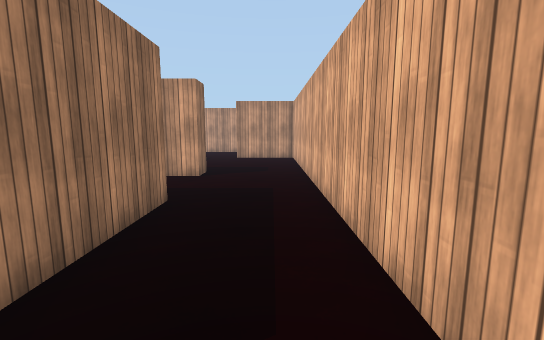
View 1 (above)

19 first-person views from a walk through a Unity game level. The camera is 1.4 m above the floor, tilts 8° down and sees 90° across. The floor is counted in squares, 1 m on a side. Each view is taken from the middle of a square. On the plan, view 1 faces up. The plan holds only what a view shows up to about 13 squares ahead; the rest is blank. The player is left out. Surface patterns are stand-ins for the level's own textures.

View 2
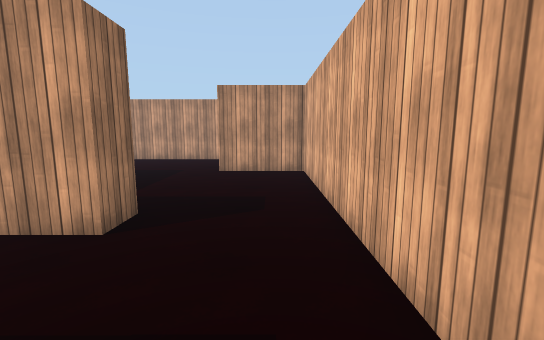

View 3
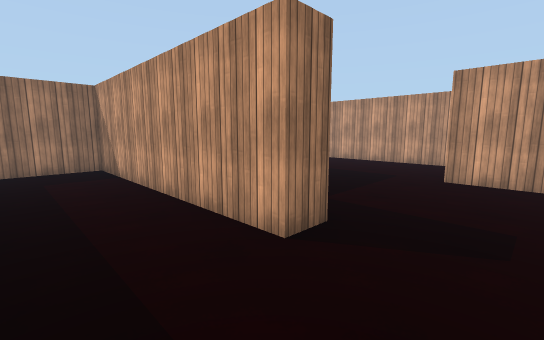

View 4
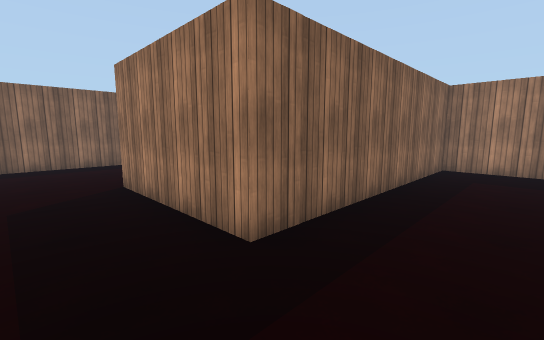

View 5
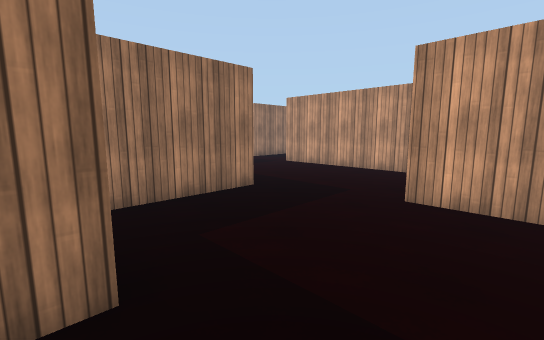

View 6
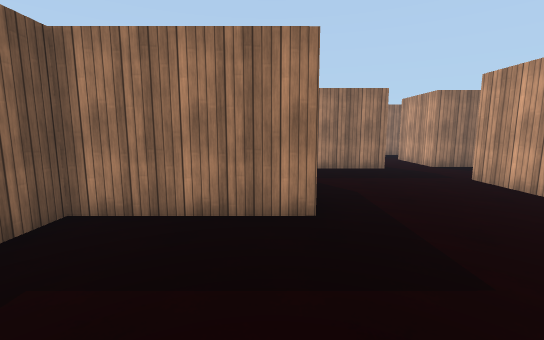

View 7
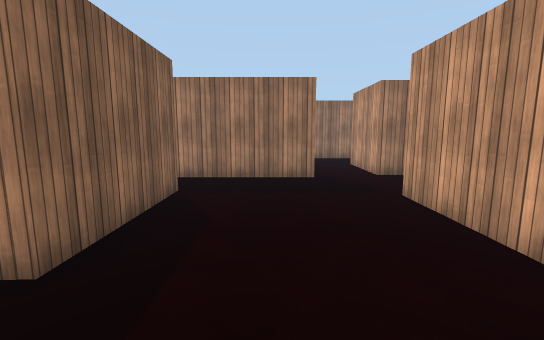

View 8
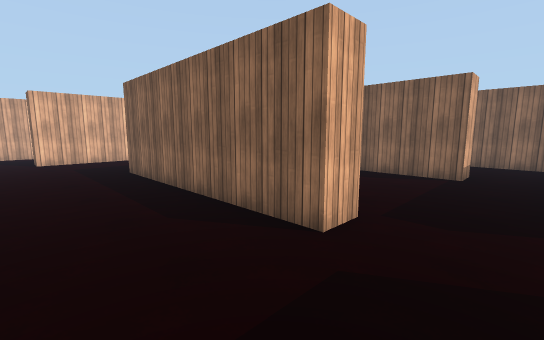

View 9
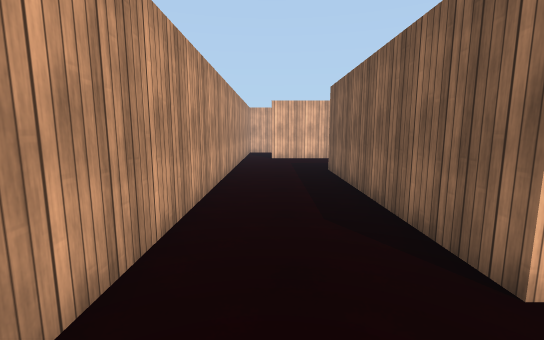

View 10
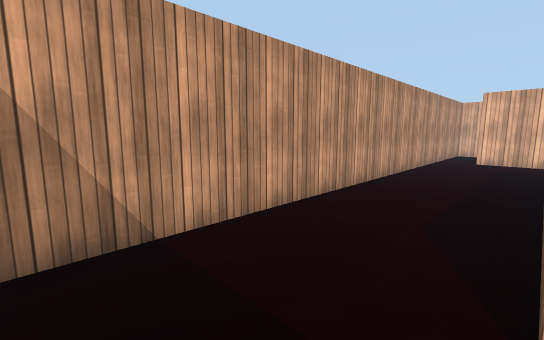

View 11
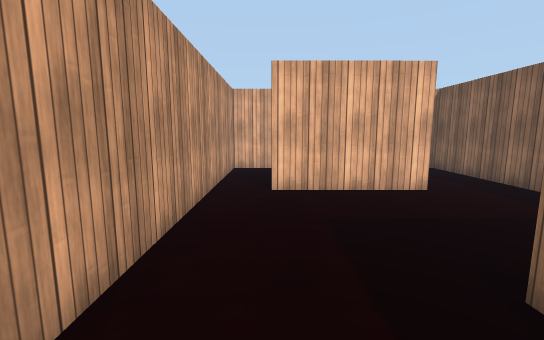

View 12
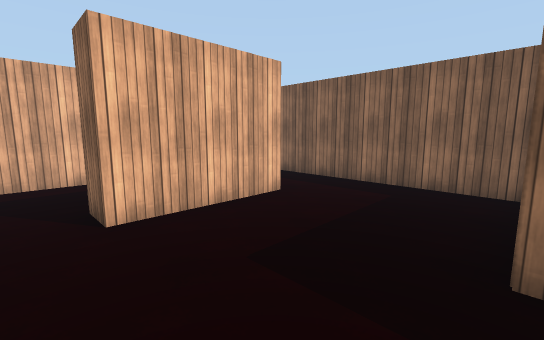

View 13
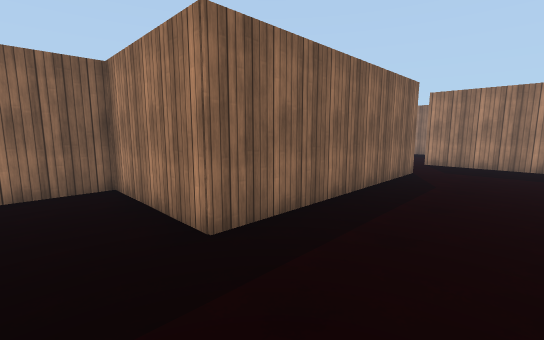

View 14
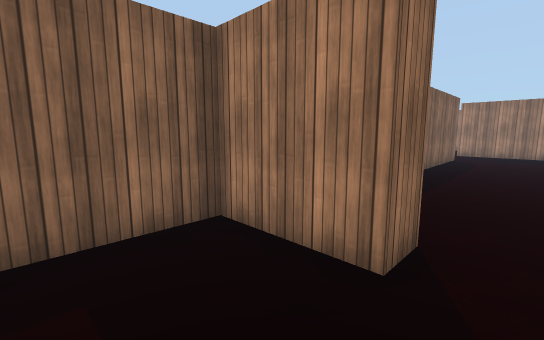

View 15
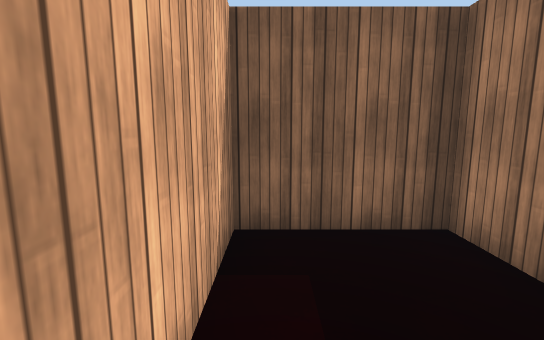

View 16
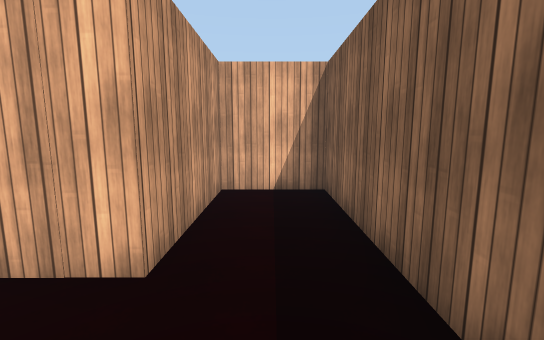

View 17
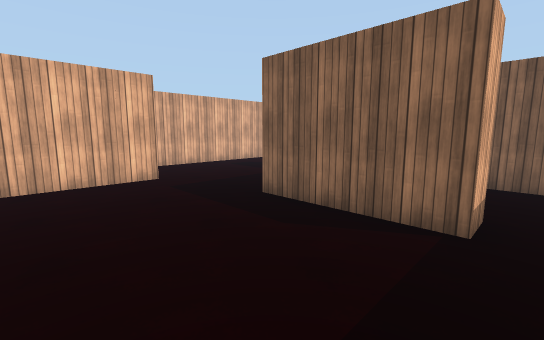

View 18
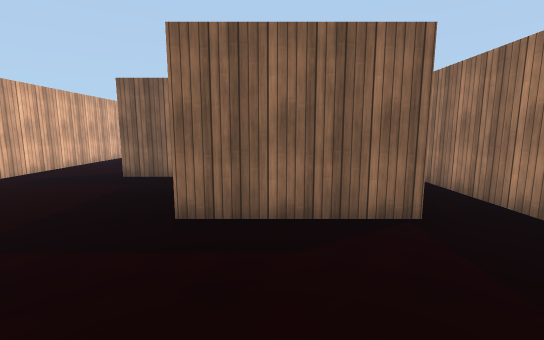

View 19
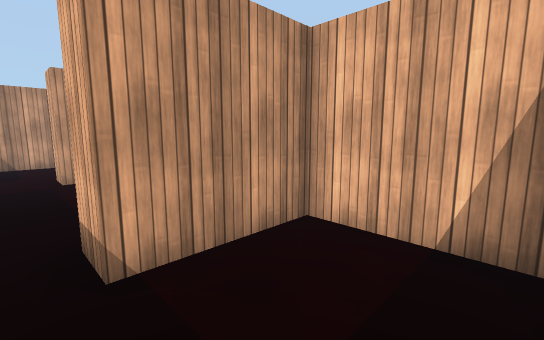

### Floor plan
Points are (right, up) in squares from view 1. A wall is a line through its corners. A room is listed if a view was taken in it or the views show most of it. See-through windows are left out.
Room 1 (views 1, 2, 3, 4, 5, 6, 7, 17, 18)
walls: (-9.4, 12.7) (-9.4, 13.7) (-5.4, 13.7) (-5.4, 9.6) (-2.3, 9.6) (-2.3, 8.6) (-11.3, 8.6) (-11.3, 5.5) (-2.1, 5.5) (-2.1, 0.4); (-2.8, 18.9) (-8.9, 18.9); (-11.3, 17.4) (-11.3, 12.4); (1.2, 1) (1.2, 14.7) (-1.9, 14.7) (-1.9, 18.1)
ways out: opening at (-10.5, 20) to room 2; opening at (-10, 13.5) to room 4; opening at (-12, 18.5); opening at (-0.5, 0.5)
Room 2 (views 8, 9, 10, 11, 12, 13, 16)
walls: (3.5, 23.5) (-11.1, 23.5); (-8.9, 18.9) (-8.9, 19.9) (-0.9, 19.9) (-0.9, 15.7) (7.5, 15.7) (7.5, 18.2) (3.5, 18.2) (3.5, 22); (-11.8, 23.1) (-11.8, 19.4)
ways out: opening at (-10.5, 20) to room 1; opening at (4, 23) to room 3
Room 3 (views 14, 15)
walls: (3.5, 22) (4.5, 22) (4.5, 19.2) (7.5, 19.2) (7.5, 23.5) (3.5, 23.5)
ways out: opening at (4, 23) to room 2
Room 4 (view 19)
walls: (-11, 9.6) (-8.9, 9.6); (-11.3, 12.4) (-11.3, 10.4); (-6.4, 9.9) (-6.4, 12.7) (-9.4, 12.7)
ways out: opening at (-10, 13.5) to room 1

Where each view was taken, in squares from view 1:
view 1: 0 up, 0 right, facing up
view 2: 5 up, 0 right, facing up
view 3: 6 up, 0 right, facing up-left
view 4: 8 up, 0 right, facing down-left
view 5: 9 up, 0 right, facing up-left
view 6: 13 up, 1 left, facing left
view 7: 16 up, 3 left, facing left
view 8: 23 up, 11 left, facing down-right
view 9: 22 up, 11 left, facing right
view 10: 20 up, 11 left, facing up-right
view 11: 22 up, 3 left, facing right
view 12: 23 up, 1 left, facing down-right
view 13: 23 up, 1 right, facing down-left
view 14: 23 up, 7 right, facing down-left
view 15: 23 up, 7 right, facing down
view 16: 17 up, 1 right, facing right
view 17: 18 up, 10 left, facing down-right
view 18: 18 up, 7 left, facing down
view 19: 10 up, 10 left, facing up-right
